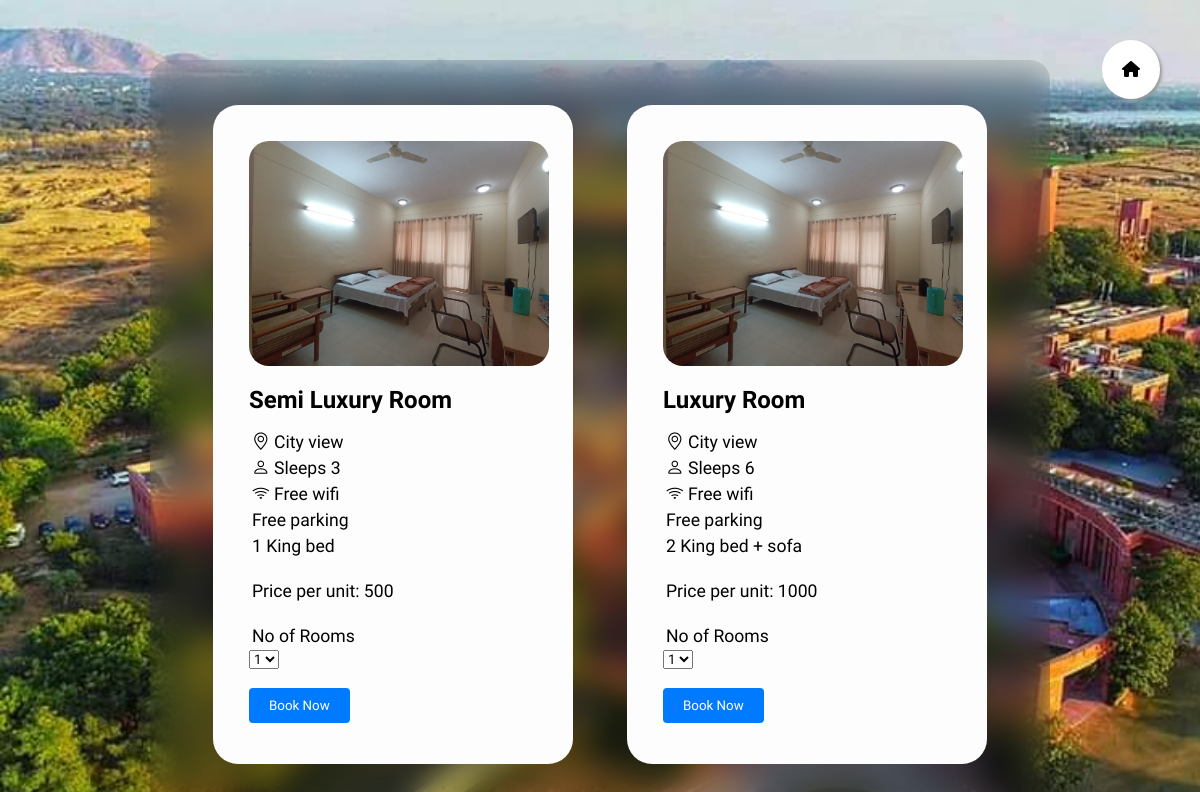
/rooms (signed in), run on the app's committed database.
### home/models.py (models this page shows, shortened)
class Room(models.Model):
    type = models.CharField(max_length=122)
    price = models.IntegerField()
    numsofroom = models.IntegerField(default=5)

### home/views.py (the view, shortened to what this page needs)
# urls.py: path('rooms',views.rooms,name='rooms'),
def rooms(request):
    if(not request.user.is_authenticated):
        return redirect('login')
    indate = request.GET.get("chkin","")
    outdate = request.GET.get("chkout","")
    num = request.GET.get("purp","")
    if(num==1):
        purp='guest'
    elif(num==2):
        purp='placement'
    else:
        purp='fest'
    uname = request.user.username
    displaydata = Room.objects.all()
    data={
        'servicedata':displaydata
    }
    return render(request,'roomtobook.html',data)

### templates/roomtobook.html (shortened to what this page needs)
<!DOCTYPE html>
<html lang="en">
<head>
  <link rel='stylesheet' href='static/css/rooms.css'>
  <link rel="stylesheet" href="https://cdn.jsdelivr.net/npm/bootstrap-icons@1.10.0/font/bootstrap-icons.css">
  <link rel="stylesheet" href="https://cdnjs.cloudflare.com/ajax/libs/font-awesome/6.0.0/css/all.min.css">
</head>
<body>
  <a href="home" class="float"><i class="fa-solid fa-house"></i></a>
  <section>
    <div class="form-box">
      <div class="inner-box">
        <div class="custom-box">
          <form action="" method="post">
            <div class="room">
            <img src="/static/imgs/room1.jpg" alt="Room Image" style="max-width: 300px; max-height: 300px;">
            </div>
            <div class="details">
              <h3 id="rname1" >{{servicedata.0.type}} Room</h3>
              <p><i class="bi bi-geo-alt"></i> City view</p>
              <p><i class="bi bi-person"></i> Sleeps 3</p>
              <p><i class="bi bi-wifi"></i> Free wifi</p>
              <p> Free parking</p>
              <p> 1 King bed</p>
              <br>
              <p>Price per unit: {{servicedata.0.price}}</p>
              <br>
              <p>No of Rooms</p>
              <div class="counter">
                <div class="datebox">
                  <select name="roomcount" id="rc1" required>
                      <option value="1">1</option>
                  </select>
                </div>
              </div>
              <br>
              <button class="btn" type="submit">Book Now</button>
            </div>
          </form>
        </div>
      </div>
      <div class="inner-box">
        <div class="custom-box">
          <form action="" method="post">
            <div class="room">
              <img src="/static/imgs/room1.jpg" alt="Room Image" style="max-width: 300px; max-height: 300px;">
            </div>
            <div class="details">
              <h3 id="rname2">{{servicedata.1.type}} Room</h3>
              <p><i class="bi bi-geo-alt"></i> City view</p>
              <p><i class="bi bi-person"></i> Sleeps 6</p>
              <p><i class="bi bi-wifi"></i> Free wifi</p>
              <p> Free parking</p>
              <p> 2 King bed + sofa</p>
              <br>
              <p>Price per unit: {{servicedata.1.price}}</p>
              <br>
              <p>No of Rooms</p>
              <div class="counter">
                <div class="datebox">
                  <select name="roomcount" id="rc2" required>
                      <option value="1">1</option>
                  </select>
                </div>
              </div>
              <br>
              <button class="btn" type="submit">Book Now</button>
            </div>
          </form>
        </div>
      </div>
    </div>
  </section>
</body>
</html>

### static/css/rooms.css (style rules this page uses)
* { margin: 0; padding: 0; font-family: 'Inika', sans-serif; }
body { background: url("/static/imgs/lnm.jpg") no-repeat fixed; background-size: cover; }
.float { position:fixed; width:match-content; height:match-content; padding:20px; top:40px; right:40px; background-color:white; color:black; border-radius:50px; text-align:center; box-shadow: 2px 2px 3px #999; }
section { display: flex; justify-content: center; align-items: center; min-height: 400px; width: 100%; background-position: center; }
form { width: auto; align-items: center; justify-content: center; padding: 10% 10%; border-radius: 8px; }
.details { padding: 2% 0px; }
h3 { padding-top: 5%; padding-bottom: 5%; font-size: 1.5rem; }
p { padding: 3px; font-size: 1.1rem; }
img { border-radius: 20px; object-fit: cover; display: block; }
.form-box { position: relative; width: 75%; height: 80%; background: transparent; border: none; border-radius: 20px; backdrop-filter: blur(15px) brightness(80%); display: flex; justify-content: center; align-items: center; margin-top: 5%; margin-bottom: 5%; }
.inner-box { width: 40%; display: flex; justify-content: space-between; margin-left: 3%; margin-right: 3%; margin-top: 5%; margin-bottom: 5%; }
.custom-box { width: 100%; height: 100%; background-color: rgb(254, 253, 253); border-radius: 25px; }
.btn { background-color: #007bff; color: #fff; padding: 10px 20px; border: none; border-radius: 4px; cursor: pointer; display: block; }

### data on the page
Room: type "Semi Luxury", price "500"
Room: type "Luxury", price "1000"
